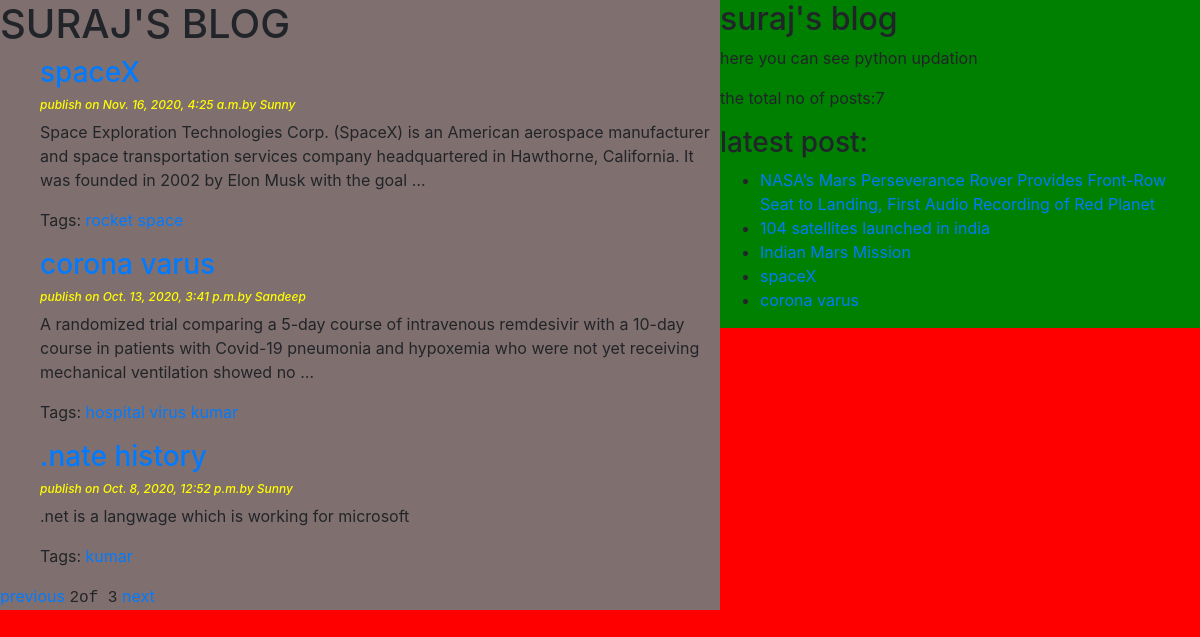
Screenshot of /?page=2 with the database file from the repository.
### blog/models.py (models this page shows, shortened)
class Post(models.Model):
    STATUS_CHOICE=(("draft","Draft"),("published","Published"))
    title=models.CharField(max_length=256)
    slug=models.SlugField(max_length=265,unique_for_date="publish")
    auther=models.ForeignKey(User,on_delete= models.CASCADE, related_name= "blog_posts")
    body=models.TextField()
    publish=models.DateTimeField(default=timezone.now)
    created=models.DateTimeField(auto_now_add=True)
    update=models.DateTimeField(auto_now=True)
    status=models.CharField(max_length=10,choices=STATUS_CHOICE,default="draft")
    objects=CoustomManager()
    tags=TaggableManager()
    class Meta:
        ordering=('-publish',)
    def get_absolute_url(self):
        return reverse ('post_detail', args= [self.publish.year,
        self.publish.strftime('%m'),
        self.publish.strftime('%d'),
        self.slug])

### blog/views.py (the view)
# urls.py: path("", views.blog_list),
def blog_list(request,tag_slug=None):
    post_list=Post.objects.all()
    tag=None
    if tag_slug:
        tag=get_object_or_404(Tag,slug=tag_slug)
        post_list=post_list.filter(tags__in=[tag])
    paginator=Paginator(post_list,3)
    page_number=request.GET.get('page')
    post_list=paginator.get_page(page_number)
    return render(request,'blog/post_list.html',{"post_list":post_list,'tag':tag})

### blog/models.py (called while the page is built)
    def get_queryset(self):
        return super().get_queryset().filter(status="published")

### blog/templatetags/blog_tags.py (called while the page is built)
@register.simple_tag
def total_post():
    return Post.objects.count()

@register.inclusion_tag("blog/latest_post123.html")
def show_latest_post():
    latest_post=Post.objects.order_by('-publish')[:5]
    return{'latest_post':latest_post}

### templates/blog/post_list.html (shortened to what this page needs)
{% extends 'blog/base.html' %}
{% block content_block %}
<h1>SURAJ'S BLOG</h1>
{% for x in post_list%}
<ul>
  <a href="{{x.get_absolute_url}}"><h3>{{x.title}}</h3></a>
<h2 id='date' >publish on {{x.publish}}by {{x.auther|title}}  </h2>
{{x.body|truncatewords:30|linebreaks}}
<p>Tags:{%for tag in x.tags.all%}
  <a href="{%url "post_list_by_tag_name" tag.slug   %}"class ='btn-primary:hover'>{{tag.name}}</a>
{%endfor%}
</p>
</ul>
{% endfor %}
<div class="Paginator">
  {% if post_list.has_previous %}
  <a href="?page={{post_list.previous_page_number}}"> previous</a>
  {%endif%}
  <samp>{{post_list.number}}of {{post_list.paginator.num_pages}}</samp>
  {% if post_list.has_next  %}
  <a href="?page={{post_list.next_page_number}}">next</a>
  {%endif%}
</div>
{%endblock %}

### templates/blog/base.html (shortened to what this page needs)
<!DOCTYPE html>
{% load  blog_tags %}
{% load static %}
<html lang="en" dir="ltr">
  <head>
    <link rel="stylesheet" href="https://cdn.jsdelivr.net/npm/bootstrap@4.5.3/dist/css/bootstrap.min.css">
     <link rel="stylesheet" href="{% static  "css/demo.css" %}">
  </head>
  <body>
<div class="content">
  {% block content_block %}
  {% endblock %}
</div><div class="sidebar">
  <h2> suraj's blog </h2>
   <p>here you can see python updation</p>
   <p>the total no of posts:{% total_post %}</p>
   <h3>latest post:</h3>{% show_latest_post %}
</div>
  </body>
</html>

### templates/blog/latest_post123.html
<ul>
  {% for post in latest_post %}
  <li><a href="{{post.get_absolute_url}}">{{post.title}}</a></li>
{% endfor   %}
</ul>

### static/css/demo.css (style rules this page uses)
.content { width:60%; float:left; pading 0 0 0 30px; background: rgb(128, 111, 111); }
.sidebar { width:40%; float: right; padding: 10; background: green; height: 100% }
body { color: wthite; background-color:red; }
#date { font-size: 12px ; font-style: italic; color: yellow; }

### rows the page displays
Post: publish "Nov. 16, 2020, 4:25 a.m.", auther "Sunny", body "Space Exploration Technologies Corp. (SpaceX) is an American aerospace manufacturer and space transportation services company headquartered in Hawthorne, California. It was founded in 2002 by Elon Musk with the goal …", title "spaceX"
Post: publish "Oct. 13, 2020, 3:41 p.m.", auther "Sandeep", body "A randomized trial comparing a 5-day course of intravenous remdesivir with a 10-day course in patients with Covid-19 pneumonia and hypoxemia who were not yet receiving mechanical ventilation showed no …", title "corona varus"
Post: publish "Oct. 8, 2020, 12:52 p.m.", auther "Sunny", body ".net is a langwage which is working for microsoft"
Post: title "NASA’s Mars Perseverance Rover Provides Front-Row Seat to Landing, First Audio Recording of Red Planet"
Post: title "104 satellites launched in india"
Post: title "Indian Mars Mission"

### other values shown
{{ post_list.number }} "2"
{{ post_list.paginator.num_pages }} "3"
